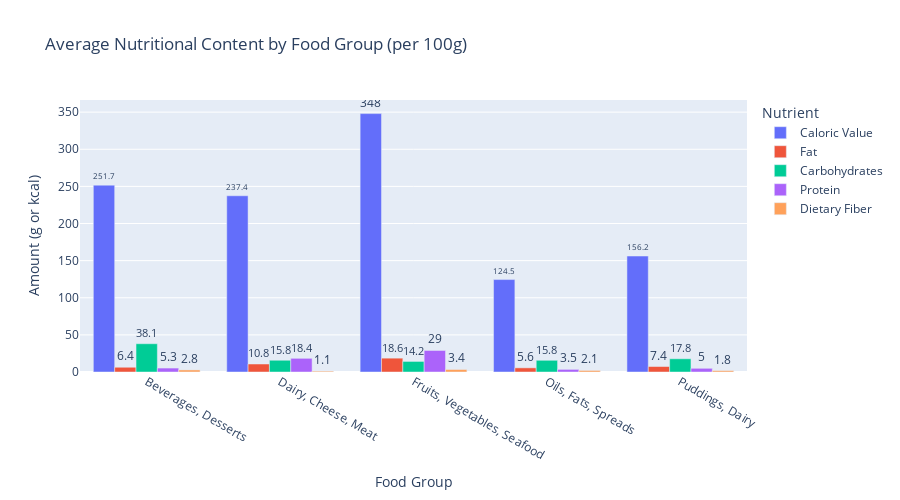

This figure's notebook cell:
### Markdown cell above
## 9. Nutritional Comparison Across Food Groups

Compare average nutritional content across the different food groups.

### Code cell
# Calculate average nutrients by group
group_nutrients = combined_df.groupby('group_description')[key_nutrients].mean().round(2)

# Create grouped bar chart
fig = go.Figure()

for nutrient in key_nutrients:
    fig.add_trace(go.Bar(
        name=nutrient,
        x=group_nutrients.index,
        y=group_nutrients[nutrient],
        text=group_nutrients[nutrient].round(1),
        textposition='outside'
    ))

fig.update_layout(
    title='Average Nutritional Content by Food Group (per 100g)',
    xaxis_title='Food Group',
    yaxis_title='Amount (g or kcal)',
    barmode='group',
    height=500,
    legend_title='Nutrient',
    hovermode='x unified'
)

fig.show()

print("\n📊 Average Nutritional Content by Group:")
print(group_nutrients)

### Figure 1 — Plotly figure (JSON) as saved in the notebook; plotly's stock layout.template omitted (floating-point values rounded to 4 significant figures)
{"data": [{"name": "Caloric Value", "text": [251.7, 237.4, 348.0, 124.5, 156.2], "textposition": "outside", "type": "bar", "x": ["Beverages, Desserts", "Dairy, Cheese, Meat", "Fruits, Vegetables, Seafood", "Oils, Fats, Spreads", "Puddings, Dairy"], "y": [251.7, 237.4, 348.0, 124.5, 156.2]}, {"name": "Fat", "text": [6.4, 10.8, 18.6, 5.6, 7.4], "textposition": "outside", "type": "bar", "x": ["Beverages, Desserts", "Dairy, Cheese, Meat", "Fruits, Vegetables, Seafood", "Oils, Fats, Spreads", "Puddings, Dairy"], "y": [6.4, 10.77, 18.65, 5.59, 7.38]}, {"name": "Carbohydrates", "text": [38.1, 15.8, 14.2, 15.8, 17.8], "textposition": "outside", "type": "bar", "x": ["Beverages, Desserts", "Dairy, Cheese, Meat", "Fruits, Vegetables, Seafood", "Oils, Fats, Spreads", "Puddings, Dairy"], "y": [38.09, 15.82, 14.24, 15.77, 17.82]}, {"name": "Protein", "text": [5.3, 18.4, 29.0, 3.5, 5.0], "textposition": "outside", "type": "bar", "x": ["Beverages, Desserts", "Dairy, Cheese, Meat", "Fruits, Vegetables, Seafood", "Oils, Fats, Spreads", "Puddings, Dairy"], "y": [5.31, 18.42, 29.0, 3.52, 4.98]}, {"name": "Dietary Fiber", "text": [2.8, 1.1, 3.4, 2.1, 1.8], "textposition": "outside", "type": "bar", "x": ["Beverages, Desserts", "Dairy, Cheese, Meat", "Fruits, Vegetables, Seafood", "Oils, Fats, Spreads", "Puddings, Dairy"], "y": [2.81, 1.1, 3.38, 2.08, 1.81]}], "layout": {"barmode": "group", "height": 500, "hovermode": "x unified", "legend": {"title": {"text": "Nutrient"}}, "title": {"text": "Average Nutritional Content by Food Group (per 100g)"}, "xaxis": {"title": {"text": "Food Group"}}, "yaxis": {"title": {"text": "Amount (g or kcal)"}}}}
